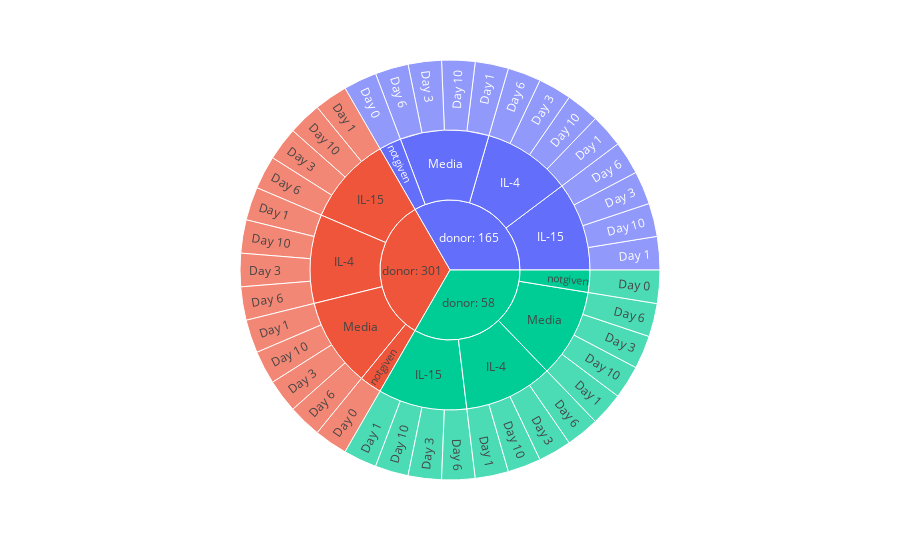

The code cell stored with this chart in its notebook:
### Code cell
omixatlas.identify_cohorts('bulkrnaseq_staging_oa', 'GSE132270_GPL11154_raw')

### Figure 1 — Plotly figure (JSON) as saved in the notebook; plotly's stock layout.template omitted (floating-point values rounded to 4 significant figures)
{"data": [{"branchvalues": "total", "domain": {"x": [0, 1], "y": [0, 1]}, "hovertemplate": "labels=%{label}<br>count=%{value}<br>parent=%{parent}<br>id=%{id}<extra></extra>", "ids": ["donor: 165/notgiven/Day 0", "donor: 301/notgiven/Day 0", "donor: 58/notgiven/Day 0", "donor: 165/IL-15/Day 1", "donor: 301/IL-15/Day 1", "donor: 58/IL-15/Day 1", "donor: 165/IL-4/Day 1", "donor: 301/IL-4/Day 1", "donor: 58/IL-4/Day 1", "donor: 165/Media/Day 1", "donor: 301/Media/Day 1", "donor: 58/Media/Day 1", "donor: 165/IL-15/Day 10", "donor: 301/IL-15/Day 10", "donor: 58/IL-15/Day 10", "donor: 165/IL-4/Day 10", "donor: 301/IL-4/Day 10", "donor: 58/IL-4/Day 10", "donor: 165/Media/Day 10", "donor: 301/Media/Day 10", "donor: 58/Media/Day 10", "donor: 165/IL-15/Day 3", "donor: 301/IL-15/Day 3", "donor: 58/IL-15/Day 3", "donor: 165/IL-4/Day 3", "donor: 301/IL-4/Day 3", "donor: 58/IL-4/Day 3", "donor: 165/Media/Day 3", "donor: 301/Media/Day 3", "donor: 58/Media/Day 3", "donor: 165/IL-15/Day 6", "donor: 301/IL-15/Day 6", "donor: 58/IL-15/Day 6", "donor: 165/IL-4/Day 6", "donor: 301/IL-4/Day 6", "donor: 58/IL-4/Day 6", "donor: 165/Media/Day 6", "donor: 301/Media/Day 6", "donor: 58/Media/Day 6", "donor: 165/IL-15", "donor: 301/IL-15", "donor: 58/IL-15", "donor: 165/IL-4", "donor: 301/IL-4", "donor: 58/IL-4", "donor: 165/Media", "donor: 301/Media", "donor: 58/Media", "donor: 165/notgiven", "donor: 301/notgiven", "donor: 58/notgiven", "donor: 165", "donor: 301", "donor: 58"], "labels": ["Day 0", "Day 0", "Day 0", "Day 1", "Day 1", "Day 1", "Day 1", "Day 1", "Day 1", "Day 1", "Day 1", "Day 1", "Day 10", "Day 10", "Day 10", "Day 10", "Day 10", "Day 10", "Day 10", "Day 10", "Day 10", "Day 3", "Day 3", "Day 3", "Day 3", "Day 3", "Day 3", "Day 3", "Day 3", "Day 3", "Day 6", "Day 6", "Day 6", "Day 6", "Day 6", "Day 6", "Day 6", "Day 6", "Day 6", "IL-15", "IL-15", "IL-15", "IL-4", "IL-4", "IL-4", "Media", "Media", "Media", "notgiven", "notgiven", "notgiven", "donor: 165", "donor: 301", "donor: 58"], "name": "", "parents": ["donor: 165/notgiven", "donor: 301/notgiven", "donor: 58/notgiven", "donor: 165/IL-15", "donor: 301/IL-15", "donor: 58/IL-15", "donor: 165/IL-4", "donor: 301/IL-4", "donor: 58/IL-4", "donor: 165/Media", "donor: 301/Media", "donor: 58/Media", "donor: 165/IL-15", "donor: 301/IL-15", "donor: 58/IL-15", "donor: 165/IL-4", "donor: 301/IL-4", "donor: 58/IL-4", "donor: 165/Media", "donor: 301/Media", "donor: 58/Media", "donor: 165/IL-15", "donor: 301/IL-15", "donor: 58/IL-15", "donor: 165/IL-4", "donor: 301/IL-4", "donor: 58/IL-4", "donor: 165/Media", "donor: 301/Media", "donor: 58/Media", "donor: 165/IL-15", "donor: 301/IL-15", "donor: 58/IL-15", "donor: 165/IL-4", "donor: 301/IL-4", "donor: 58/IL-4", "donor: 165/Media", "donor: 301/Media", "donor: 58/Media", "donor: 165", "donor: 301", "donor: 58", "donor: 165", "donor: 301", "donor: 58", "donor: 165", "donor: 301", "donor: 58", "donor: 165", "donor: 301", "donor: 58", "", "", ""], "type": "sunburst", "values": [1, 1, 1, 1, 1, 1, 1, 1, 1, 1, 1, 1, 1, 1, 1, 1, 1, 1, 1, 1, 1, 1, 1, 1, 1, 1, 1, 1, 1, 1, 1, 1, 1, 1, 1, 1, 1, 1, 1, 4, 4, 4, 4, 4, 4, 4, 4, 4, 1, 1, 1, 13, 13, 13]}], "layout": {"legend": {"tracegroupgap": 0}, "margin": {"t": 60}}}
